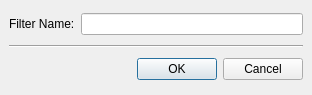
<?xml version="1.0" encoding="UTF-8"?>
<ui version="4.0">
 <class>FilterNameDialogClass</class>
 <widget class="QDialog" name="FilterNameDialogClass">
  <property name="geometry">
   <rect>
    <x>0</x>
    <y>0</y>
    <width>312</width>
    <height>95</height>
   </rect>
  </property>
  <property name="windowTitle">
   <string>FilterNameDialog</string>
  </property>
  <layout class="QGridLayout">
   <property name="margin" stdset="0">
    <number>9</number>
   </property>
   <property name="spacing">
    <number>6</number>
   </property>
   <item row="0" column="0">
    <widget class="QLabel" name="label">
     <property name="text">
      <string>Filter Name:</string>
     </property>
    </widget>
   </item>
   <item row="0" column="1" colspan="2">
    <widget class="QLineEdit" name="lineEdit"/>
   </item>
   <item row="1" column="0" colspan="3">
    <widget class="Line" name="line">
     <property name="orientation">
      <enum>Qt::Orientation::Horizontal</enum>
     </property>
    </widget>
   </item>
   <item row="2" column="0" colspan="2">
    <spacer>
     <property name="orientation">
      <enum>Qt::Orientation::Horizontal</enum>
     </property>
     <property name="sizeHint" stdset="0">
      <size>
       <width>40</width>
       <height>20</height>
      </size>
     </property>
    </spacer>
   </item>
   <item row="2" column="2">
    <widget class="QDialogButtonBox" name="buttonBox">
     <property name="orientation">
      <enum>Qt::Orientation::Horizontal</enum>
     </property>
     <property name="standardButtons">
      <set>QDialogButtonBox::StandardButton::Cancel|QDialogButtonBox::StandardButton::Ok</set>
     </property>
    </widget>
   </item>
  </layout>
 </widget>
 <layoutdefault spacing="6" margin="11"/>
 <resources/>
 <connections/>
</ui>
